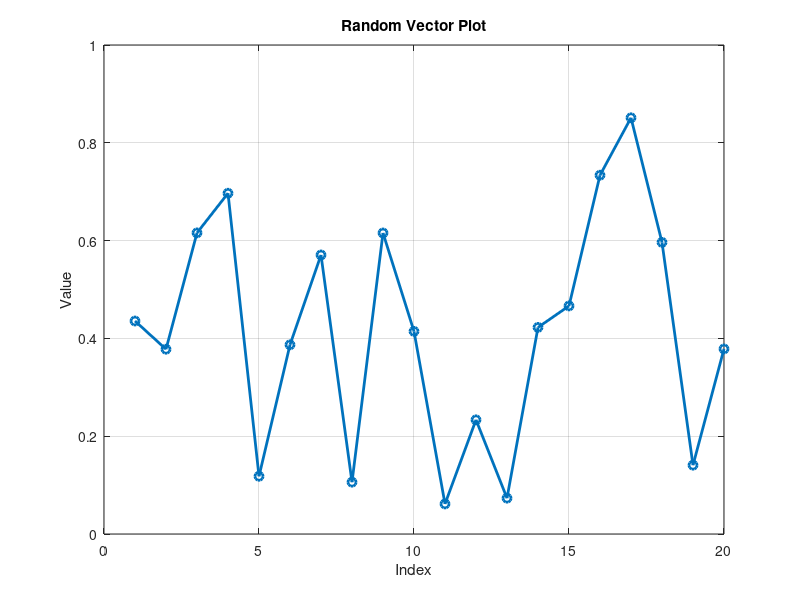

This figure's MATLAB source:
% Random Practice MATLAB Code

% Generate a random vector of 20 elements between 0 and 1
v = rand(1, 20);

% Compute basic statistics
v_mean = mean(v);
v_median = median(v);
v_std = std(v);

% Find the minimum value and its index
[min_val, min_idx] = min(v);

% Display results
disp('Random Vector v:');
disp(v);
fprintf('Mean: %.4f\n', v_mean);
fprintf('Median: %.4f\n', v_median);
fprintf('Standard Deviation: %.4f\n', v_std);
fprintf('Minimum value: %.4f at index %d\n', min_val, min_idx);

% Plot the vector
figure;
plot(v, 'o-', 'LineWidth', 2);
xlabel('Index');
ylabel('Value');
title('Random Vector Plot');
grid on;
